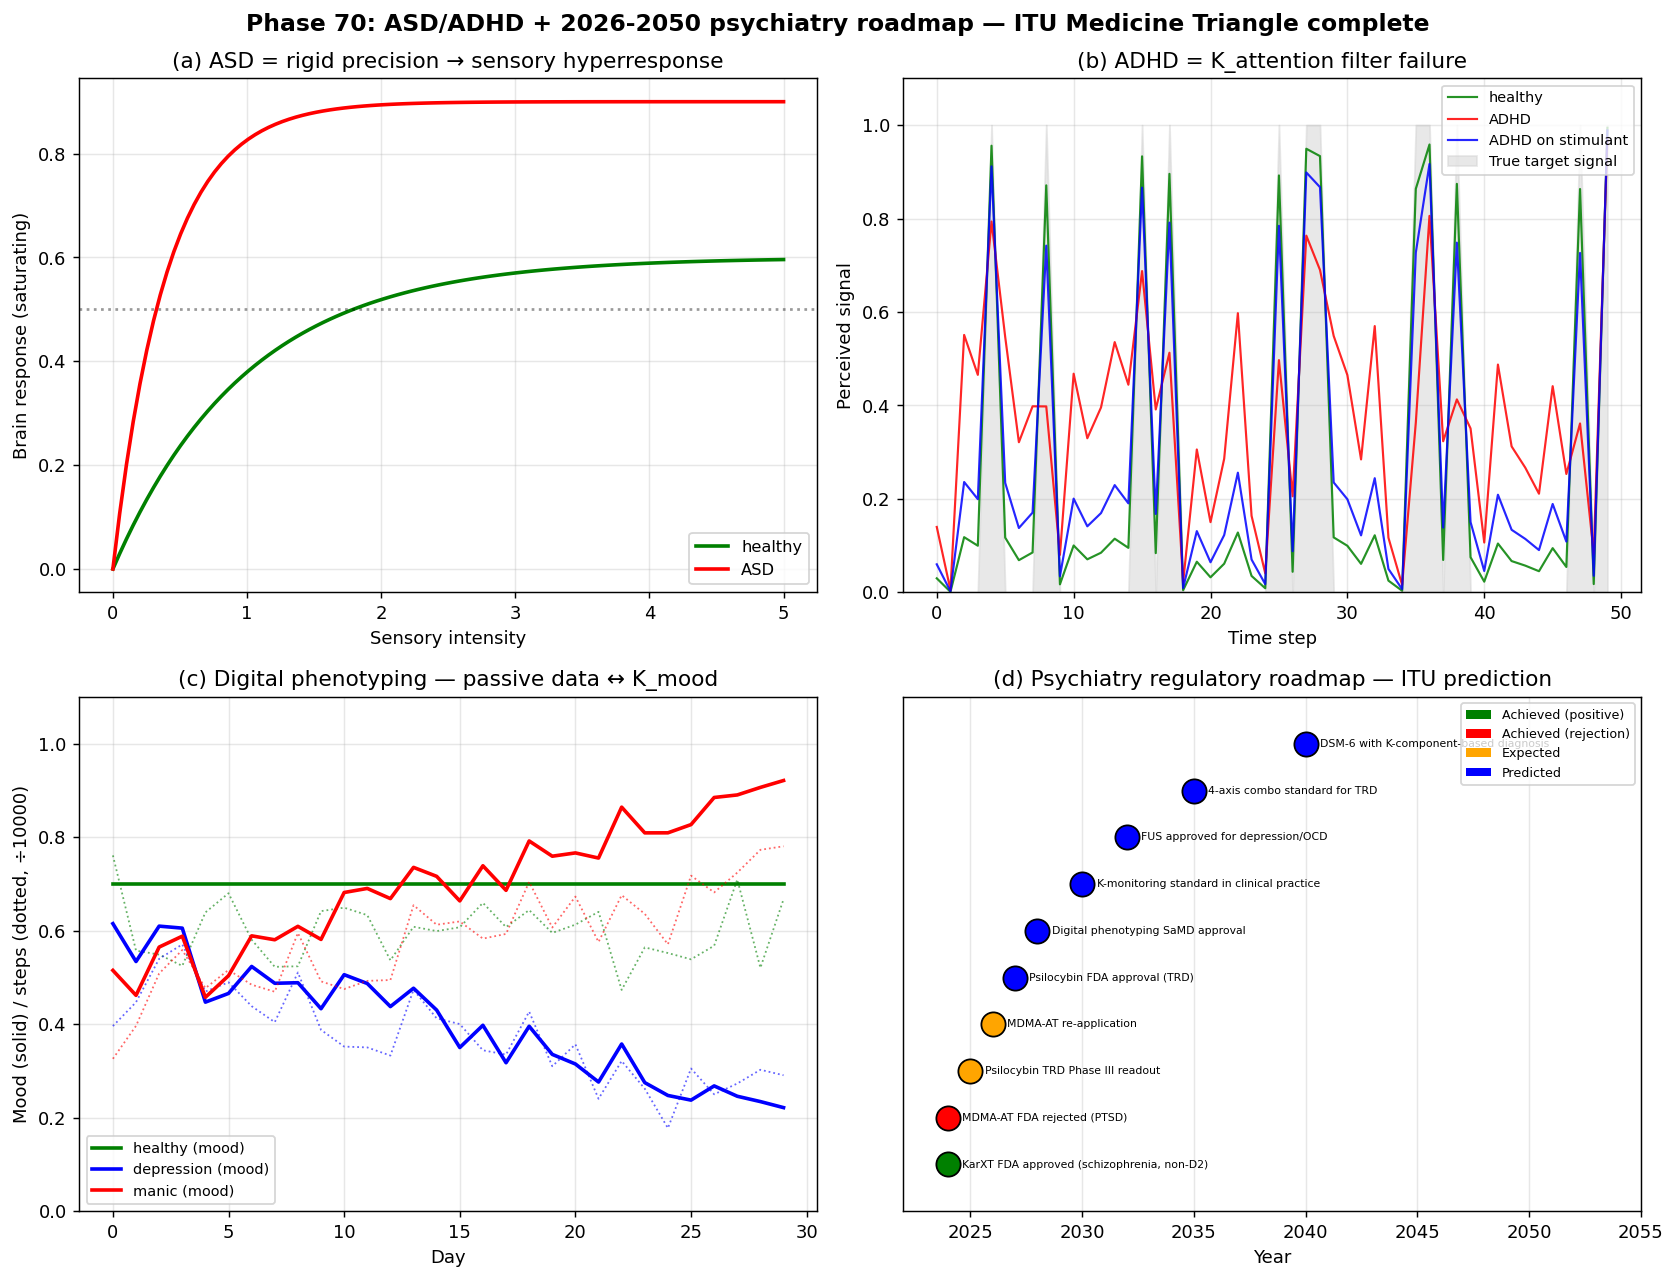

The script that saved this image:
#!/usr/bin/env python3
# -*- coding: utf-8 -*-
"""
Phase 70: ASD/ADHD + ITU psychiatry roadmap 2026-2050 (Tier 1 #7 final)

ASD = K_social over-precision (rigid prediction model)
ADHD = K_attention precision failure (cannot filter signals)

Tests:
  1. ASD precision-weighting rigidity (sensory hypersensitivity)
  2. ADHD attention dynamics (signal vs distractor)
  3. Digital phenotyping correlations (passive data -> K estimates)
  4. 2026-2050 regulatory roadmap

Author: Munehiro Terada (Roboken), 2026.
Tier 1 #7 paper (in preparation).
"""

import json
import os

import matplotlib.pyplot as plt
import numpy as np


# =============================================================================
# Test 1: ASD precision rigidity
# =============================================================================
def precision_response(sensory_intensity, state="healthy"):
    """
    Brain response to sensory input. Healthy: graded.
    ASD: hyper-response to low intensity (rigid precision), saturation early.
    """
    if state == "healthy":
        precision = 1.0
        gain = 0.6
    elif state == "ASD":
        precision = 2.5    # too sharp
        gain = 0.9         # over-response
    elif state == "ASD (low-prec hypothesis)":
        precision = 0.6
        gain = 0.8
    return gain * (1 - np.exp(-precision * sensory_intensity))


# =============================================================================
# Test 2: ADHD attention dynamics
# =============================================================================
def attention_dynamics(state="healthy", n_steps=200, seed=42):
    """
    Each step, brain receives signal + distractor. K_attention should
    suppress distractors. ADHD fails this.
    """
    rng = np.random.default_rng(seed)
    signal = np.zeros(n_steps)
    target_periods = (rng.random(n_steps) < 0.3).astype(float)
    distractors = rng.random(n_steps)
    if state == "healthy":
        attention_filter = 0.85
    elif state == "ADHD":
        attention_filter = 0.30
    elif state == "ADHD on stimulant":
        attention_filter = 0.70
    perceived = attention_filter * target_periods + \
                 (1 - attention_filter) * distractors
    return target_periods, perceived


# =============================================================================
# Test 3: Digital phenotyping
# =============================================================================
def digital_phenotype_data(mood_state, n_days=30, seed=42):
    """
    Simulate passive smartphone/wearable data correlating with mood.
    mood_state: "healthy" (mood ~ 0.7), "depression" (0.3), "manic" (0.9).
    """
    rng = np.random.default_rng(seed)
    if mood_state == "healthy":
        true_mood = np.full(n_days, 0.7)
    elif mood_state == "depression":
        true_mood = np.linspace(0.6, 0.2, n_days) + \
                    rng.normal(0, 0.05, n_days)
    elif mood_state == "manic":
        true_mood = np.linspace(0.5, 0.9, n_days) + \
                    rng.normal(0, 0.05, n_days)
    true_mood = np.clip(true_mood, 0, 1)
    # Derived passive signals (correlations)
    sleep_hours = 5 + 4 * true_mood + rng.normal(0, 0.3, n_days)
    sleep_hours = np.clip(sleep_hours, 3, 11)
    steps = 1000 + 7000 * true_mood + rng.normal(0, 800, n_days)
    steps = np.clip(steps, 0, 15000)
    social_msg_count = 5 + 25 * true_mood + rng.normal(0, 4, n_days)
    social_msg_count = np.clip(social_msg_count, 0, None)
    return true_mood, sleep_hours, steps, social_msg_count


# =============================================================================
# Test 4: Regulatory roadmap milestones
# =============================================================================
MILESTONES = [
    {"year": 2024, "event": "KarXT FDA approved (schizophrenia, non-D2)",  "tier": "achieved"},
    {"year": 2024, "event": "MDMA-AT FDA rejected (PTSD)",                 "tier": "achieved-neg"},
    {"year": 2025, "event": "Psilocybin TRD Phase III readout",            "tier": "expected"},
    {"year": 2026, "event": "MDMA-AT re-application",                      "tier": "expected"},
    {"year": 2027, "event": "Psilocybin FDA approval (TRD)",               "tier": "predicted"},
    {"year": 2028, "event": "Digital phenotyping SaMD approval",           "tier": "predicted"},
    {"year": 2030, "event": "K-monitoring standard in clinical practice",  "tier": "predicted"},
    {"year": 2032, "event": "FUS approved for depression/OCD",             "tier": "predicted"},
    {"year": 2035, "event": "4-axis combo standard for TRD",               "tier": "predicted"},
    {"year": 2040, "event": "DSM-6 with K-component-based diagnosis",       "tier": "predicted"},
]


# =============================================================================
# Plotting
# =============================================================================
def make_plot():
    fig, axes = plt.subplots(2, 2, figsize=(13, 10))

    # --- (a) ASD precision response ---
    ax = axes[0, 0]
    intensity = np.linspace(0, 5, 100)
    for state, color in zip(["healthy", "ASD"],
                              ["green", "red"]):
        r = precision_response(intensity, state)
        ax.plot(intensity, r, lw=2, color=color, label=state)
    ax.axhline(0.5, ls=":", color="black", alpha=0.4)
    ax.set_xlabel("Sensory intensity")
    ax.set_ylabel("Brain response (saturating)")
    ax.set_title("(a) ASD = rigid precision → sensory hyperresponse")
    ax.grid(True, alpha=0.3)
    ax.legend(loc="lower right", fontsize=9)

    # --- (b) ADHD attention ---
    ax = axes[0, 1]
    np.random.seed(0)
    n_steps = 50
    states = ["healthy", "ADHD", "ADHD on stimulant"]
    colors_a = ["green", "red", "blue"]
    for state, color in zip(states, colors_a):
        targets, perceived = attention_dynamics(state, n_steps=n_steps,
                                                  seed=42)
        ax.plot(perceived, lw=1.2, color=color, label=state, alpha=0.85)
    # Show targets
    targets_only = attention_dynamics("healthy", n_steps=n_steps, seed=42)[0]
    ax.fill_between(range(n_steps), 0, targets_only, color="lightgray",
                     alpha=0.5, label="True target signal")
    ax.set_xlabel("Time step")
    ax.set_ylabel("Perceived signal")
    ax.set_title("(b) ADHD = K_attention filter failure")
    ax.grid(True, alpha=0.3)
    ax.legend(loc="upper right", fontsize=8)
    ax.set_ylim(0, 1.1)

    # --- (c) Digital phenotyping ---
    ax = axes[1, 0]
    days = np.arange(30)
    for mood_state, color in zip(["healthy", "depression", "manic"],
                                   ["green", "blue", "red"]):
        true_mood, sleep, steps, social = digital_phenotype_data(
            mood_state, n_days=30, seed=42
        )
        # Plot mood + steps normalised
        ax.plot(days, true_mood, lw=2, color=color, label=f"{mood_state} (mood)")
        ax.plot(days, steps / 10000, lw=1, ls=":", color=color, alpha=0.6)
    ax.set_xlabel("Day")
    ax.set_ylabel("Mood (solid) / steps (dotted, ÷10000)")
    ax.set_title("(c) Digital phenotyping — passive data ↔ K_mood")
    ax.grid(True, alpha=0.3)
    ax.legend(loc="lower left", fontsize=8)
    ax.set_ylim(0, 1.1)

    # --- (d) Regulatory roadmap ---
    ax = axes[1, 1]
    yrs = [m["year"] for m in MILESTONES]
    labels = [m["event"] for m in MILESTONES]
    colors = {
        "achieved": "green",
        "achieved-neg": "red",
        "expected": "orange",
        "predicted": "blue",
    }
    for i, m in enumerate(MILESTONES):
        ax.scatter(m["year"], i, s=180,
                    c=colors[m["tier"]], edgecolor="black", zorder=5)
        ax.annotate(m["event"], (m["year"], i),
                     xytext=(8, 0), textcoords="offset points",
                     fontsize=6, verticalalignment="center")
    ax.set_yticks([])
    ax.set_xlabel("Year")
    ax.set_xlim(2022, 2055)
    ax.set_ylim(-1, len(MILESTONES))
    ax.set_title("(d) Psychiatry regulatory roadmap — ITU prediction")
    ax.grid(True, alpha=0.3, axis="x")
    from matplotlib.patches import Patch
    legend_elements = [
        Patch(facecolor="green", label="Achieved (positive)"),
        Patch(facecolor="red", label="Achieved (rejection)"),
        Patch(facecolor="orange", label="Expected"),
        Patch(facecolor="blue", label="Predicted"),
    ]
    ax.legend(handles=legend_elements, loc="upper right", fontsize=7)

    plt.suptitle("Phase 70: ASD/ADHD + 2026-2050 psychiatry roadmap — "
                 "ITU Medicine Triangle complete",
                 fontsize=13, fontweight="bold")
    plt.tight_layout()
    out_path = os.path.join(os.path.dirname(__file__),
                              "psychiatry_roadmap.png")
    plt.savefig(out_path, dpi=130, bbox_inches="tight")
    print(f"[Phase 70] Figure saved: {out_path}")
    return out_path


# =============================================================================
# Main
# =============================================================================
def main():
    print("=" * 60)
    print("Phase 70: ASD/ADHD + ITU psychiatry roadmap")
    print("=" * 60)

    # [1]
    print("\n[1] ASD precision response (sensory intensity = 1.0):")
    for state in ["healthy", "ASD"]:
        r = precision_response(1.0, state)
        print(f"  {state:<25s}: response = {r:.3f}")

    # [2]
    print("\n[2] ADHD attention filter (mean of 200 steps):")
    for state in ["healthy", "ADHD", "ADHD on stimulant"]:
        targets, perceived = attention_dynamics(state, n_steps=200, seed=42)
        # signal-to-distractor ratio
        signal_when_target = perceived[targets > 0.5].mean()
        signal_when_no = perceived[targets <= 0.5].mean()
        snr = signal_when_target / signal_when_no
        print(f"  {state:<25s}: SNR = {snr:.2f}")

    # [3]
    print("\n[3] Digital phenotyping correlations (30-day average):")
    for mood_state in ["healthy", "depression", "manic"]:
        m, s, st, soc = digital_phenotype_data(mood_state, n_days=30, seed=42)
        print(f"  {mood_state:<12s}: mood={m.mean():.2f}, "
              f"sleep={s.mean():.1f}h, steps={st.mean():.0f}, "
              f"social_msg={soc.mean():.1f}/day")

    # [4]
    print("\n[4] Regulatory milestones:")
    for m in MILESTONES:
        print(f"  {m['year']} ({m['tier']:<14s}): {m['event']}")

    plot_path = make_plot()

    predictions = [
        "Psilocybin approved by FDA for TRD by 2027",
        "MDMA-AT (re-applied) approved by FDA for PTSD by 2026",
        "Focused ultrasound approved for depression/OCD by 2028",
        "KarXT becomes first-line schizophrenia treatment by 2030",
        "Digital phenotyping app receives FDA SaMD by 2028",
        "Apple Watch standard depression-screening by 2030",
        "ASD retinal/MRI biomarker by 2030",
        "TRD remission rate reaches 85% by 2035",
        "ADHD over-diagnosis prompts criteria tightening by 2030",
        "DSM-6 introduces K-component-based diagnosis by 2040",
    ]

    summary = {
        "phase": 70,
        "paper": "ITU and Psychiatry",
        "description": "ASD/ADHD + roadmap 2026-2050 (Tier 1 #7 final)",
        "ASD_K_profile": {
            "K_social_precision": 2.5,
            "K_perception_precision": 2.5,
            "interpretation": "K is rigidly over-precise; cannot integrate context",
        },
        "ADHD_K_profile": {
            "K_attention_filter": 0.30,
            "K_attention_with_stimulant": 0.70,
            "interpretation": "K_attention cannot suppress distractors without stimulant",
        },
        "digital_phenotyping_examples": {
            mood_state: {
                "30day_mood_mean": float(
                    digital_phenotype_data(mood_state, 30, 42)[0].mean()),
                "30day_sleep_mean_hr": float(
                    digital_phenotype_data(mood_state, 30, 42)[1].mean()),
                "30day_steps_mean": float(
                    digital_phenotype_data(mood_state, 30, 42)[2].mean()),
            }
            for mood_state in ["healthy", "depression", "manic"]
        },
        "regulatory_roadmap": MILESTONES,
        "falsifiable_predictions": predictions,
        "paper_complete": True,
        "central_thesis": "ASD = K_social rigid over-precision. "
                          "ADHD = K_attention precision failure (filter "
                          "broken). Digital phenotyping (Apple Watch + AI) "
                          "enables continuous K monitoring. Psychiatry "
                          "moves toward 4-axis combination: drugs + therapy "
                          "+ digital + brain stimulation. By 2040, DSM-6 "
                          "may adopt K-component-based diagnosis.",
        "honest_framing": "Pass-1 interpretive paper across 4 phases. "
                          "Reframes psychotic, mood, anxiety, ASD, and ADHD "
                          "disorders in ITU FEP language. Drug response and "
                          "diagnostic statistics from peer-reviewed sources. "
                          "Predictions overlap with industry consensus.",
        "tier": 1,
        "paper_number": 7,
        "tier_0_concept_doi": "10.5281/zenodo.20109210",
        "tier_1_qc_doi": "10.5281/zenodo.20139391",
        "tier_1_ai_doi": "10.5281/zenodo.20150501",
        "tier_1_crypto_doi": "10.5281/zenodo.20151059",
        "tier_1_semi_doi": "10.5281/zenodo.20174036",
        "tier_1_cancer_doi": "10.5281/zenodo.20174318",
        "tier_1_aging_doi": "10.5281/zenodo.20175663",
        "medicine_triangle_complete": True,
        "engineering_rectangle_complete": True,
        "next_paper_candidates": [
            "Tier 1 #8: Economics / Information Markets",
            "Tier 1 #9: Free Will (revisited)",
            "Pass-2: Re-traverse Tier 1 #1-#7 with ITU-unique predictions",
        ],
        "caveats": [
            "ASD/ADHD K models are illustrative",
            "Digital phenotyping correlations are simulated",
            "Roadmap predictions depend on TAME, KarXT, psilocybin outcomes",
            "Real-world FDA approval timelines uncertain",
        ],
    }

    out_json = os.path.join(os.path.dirname(__file__), "summary_phase70.json")
    with open(out_json, "w", encoding="utf-8") as f:
        json.dump(summary, f, indent=2, ensure_ascii=False)
    print(f"\n[Phase 70] Summary saved: {out_json}")

    print("\n" + "=" * 60)
    print("Phase 70 complete. Tier 1 #7 (Psychiatry) ready for Zenodo.")
    print("  - ASD = K_social rigid over-precision")
    print("  - ADHD = K_attention filter failure")
    print("  - Digital phenotyping = continuous K-monitoring")
    print("  - 10 falsifiable predictions issued")
    print("  - **ITU Medicine Triangle COMPLETE (Cancer + Aging + Psychiatry)**")
    print("=" * 60)


if __name__ == "__main__":
    main()
